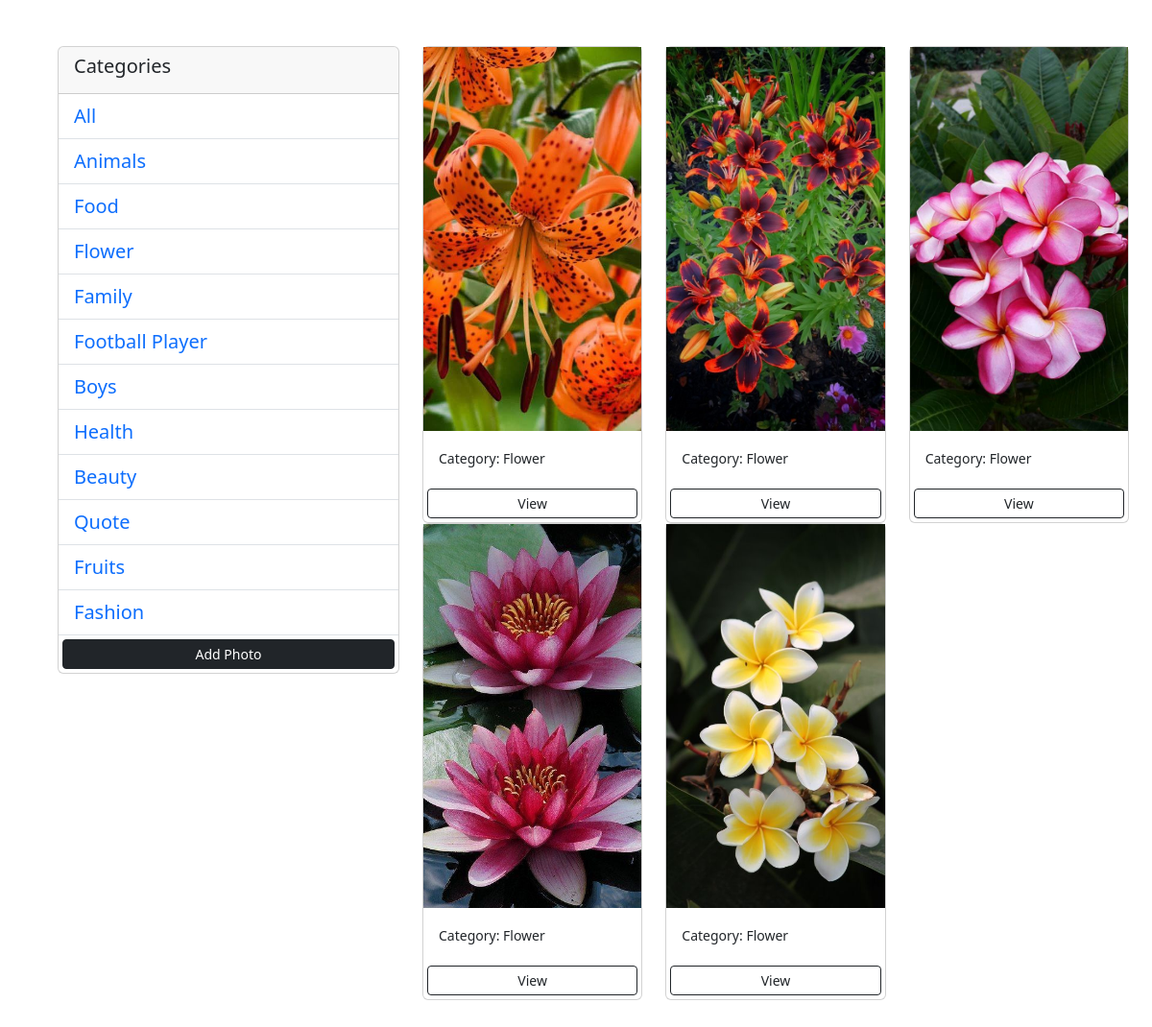
Page /?category=Flower on the committed database.
### myapp/models.py (models this page shows, shortened)
class Category(models.Model):
     name = models.CharField(max_length=100,   null=False, blank=False)
     def __str__(self):
          return self.name

class Photo(models.Model):
     category = models.ForeignKey(Category, on_delete=models.SET_NULL, null=True)
     title = models.CharField(max_length=100, null=True, blank=True)
     image = models.ImageField(null=False, blank=False)
     description = models.TextField()
     created=models.DateTimeField(auto_now=True,null=True)
     updated=models.DateTimeField(auto_now=True,null=True)

### myapp/views.py (the view)
# urls.py: path('', views.gallary, name= "gallary"),
def gallary(request):
     category = request.GET.get('category')
     if category == None:
          photos = Photo.objects.all()
     else:
          photos = Photo.objects.filter(category__name=category)
     categories = Category.objects.all()
     context = {
          'categories':categories,
          'photos':photos
     }
     return render(request, 'photos/gallary.html', context)

### myapp/templates/photos/gallary.html (shortened to what this page needs)
<!DOCTYPE html>
<html lang="en">
<head>
     <link href="https://cdn.jsdelivr.net/npm/bootstrap@5.3.1/dist/css/bootstrap.min.css" rel="stylesheet">
</head>
<body>
<div class="container m-5">
     <div class="row">
          <div class="col col-md-4">
               <div class="card">
                    <div class="card-header">
                      <h5>Categories</h5>
                    </div>
                    <ul class="list-group list-group-flush">
                      <li class="list-group-item">
                         <a href="{% url 'gallary' %}" class="lk">All</a>
                      </li>
                      {% for category in categories %}
                      <li class="list-group-item">
                         <a href="{% url 'gallary' %}?category={{category.name}}" class="lk">
                              {{ category.name }}
                         </a>
                    </li>
                      {% endfor %}
                         <a href="{% url 'addPhoto' %}" class="btn btn-block btn-dark btn-sm m-1">Add Photo</a>
                    </ul>
                  </div>
          </div>
          <div class="col col-md-8">
               <div class="row">
                    {% for photo in photos %}
                    <div class="col-md-4">
                         <div class="card">
                              <img src="{{ photo.image.url }}" class="image-thumbail" alt="...">
                              <div class="card-body">
                                <small>Category: {{ photo.category}}</small>
                              </div>
                              <a href="{% url 'photo' photo.id %}" class="btn btn-outline-dark btn-sm m-1">View</a>
                         </div>
                    </div>
                    {% empty %}
                    <h3>There is no any photos....</h3>
                    {% endfor %}
               </div>
          </div>
     </div>
</div>
</body>
</html>

### myapp/templates/photos/gallary.html (style rules this page uses)
.image-thumbail { height: 400px; object-fit: cover; }
.lk { text-decoration: none; font-size: 20px; }

### rows in the picture
Category: name "Animals"
Category: name "Food"
Category: name "Flower"
Category: name "Family"
Category: name "Football Player"
Category: name "Boys"
Category: name "Health"
Category: name "Beauty"
Category: name "Quote"
Category: name "Fruits"
Category: name "Fashion"
Photo: image (picture), category "Flower"
Photo: image (picture), category "Flower"
Photo: image (picture), category "Flower"
Photo: image (picture), category "Flower"
Photo: image (picture), category "Flower"
